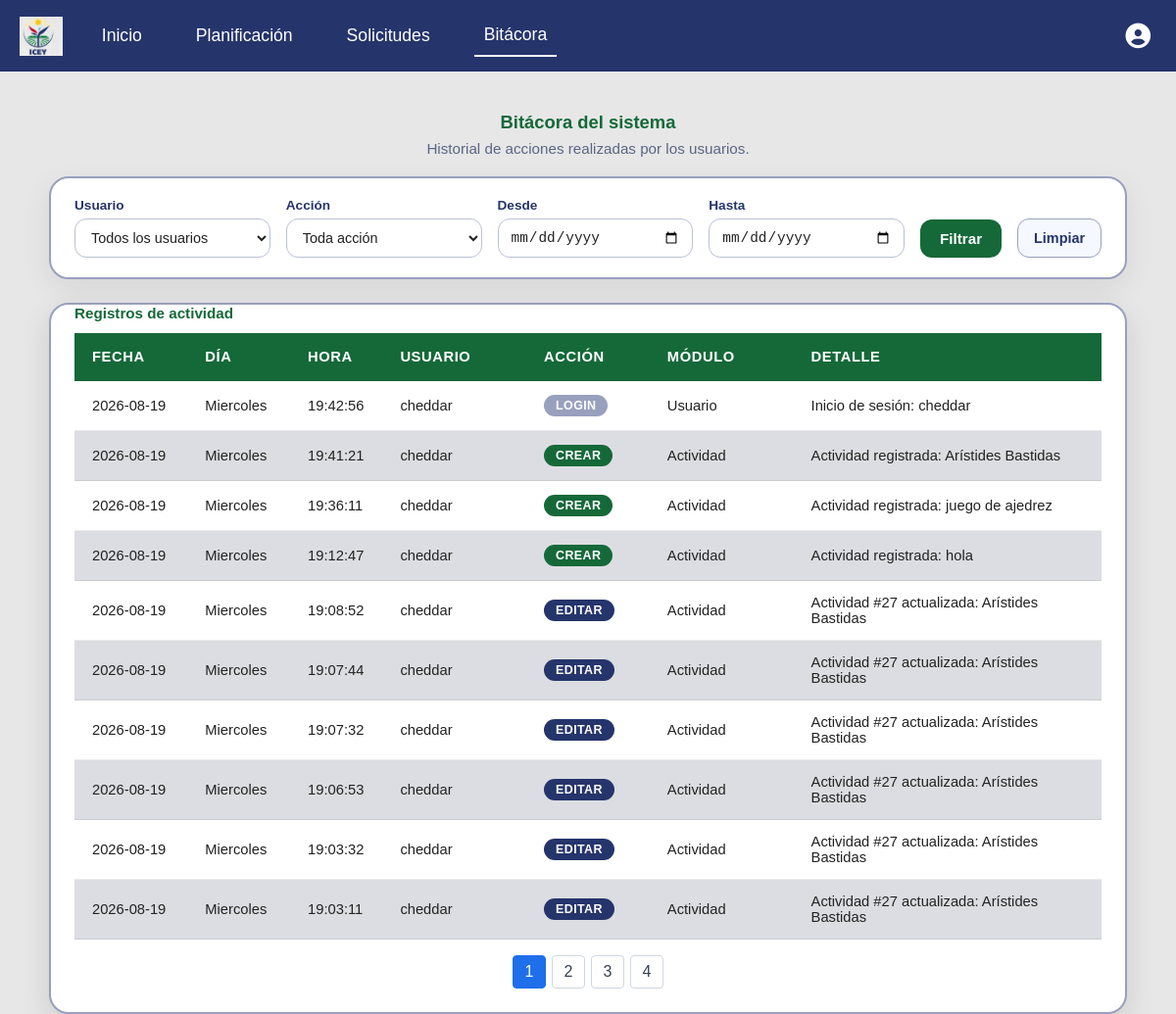
/bitacora.php (signed in), run on the app's committed database.
### tables this page shows
CREATE TABLE `bitacora` (
  `id` int(10) NOT NULL,
  `nom_dia` varchar(15) NOT NULL,
  `fecha` date NOT NULL,
  `hora` time NOT NULL,
  `id_usu` int(10) NOT NULL,
  `accion` varchar(30) NOT NULL,
  `descripcion` varchar(50) NOT NULL,
  `detalle` text NOT NULL
);

CREATE TABLE `usuario` (
  `id` int(10) NOT NULL,
  `nombre` varchar(15) NOT NULL,
  `clave` varchar(255) NOT NULL,
  `telefono` varchar(15) DEFAULT NULL,
  `id_empleado` int(11) DEFAULT NULL,
  `rol` enum('administrador','usuario') NOT NULL DEFAULT 'usuario'
);

### modelos/modelo_bitacora.php (called while the page is built, shortened)
<?php
function obtener_bitacora($conex, $filtros = []) {
    $params = [];
    $sql = "SELECT b.id, b.nom_dia, b.fecha, b.hora, b.id_usu, b.accion, b.descripcion, b.detalle,
                   u.nombre AS nombre_usuario
            FROM bitacora b
            INNER JOIN usuario u ON u.id = b.id_usu";
    $sql .= " ORDER BY b.fecha DESC, b.hora DESC, b.id DESC";
    try {
        $stmt = $conex->prepare($sql);
        $stmt->execute($params);
        return $stmt->fetchAll(PDO::FETCH_ASSOC);
    } catch (PDOException $e) {
        error_log("Fallo al consultar bitácora: " . $e->getMessage());
        return [];
    }
}
?>

### src/bitacora.php (the view, shortened to what this page needs)
<?php
require_once __DIR__ . '/../modelos/modelo_bitacora.php';
$conex = Conexion::conectar();
$filtros = [
    'id_usu'      => $_GET['id_usu']      ?? '',
    'accion'      => $_GET['accion']      ?? '',
    'fecha_desde' => $_GET['fecha_desde'] ?? '',
    'fecha_hasta' => $_GET['fecha_hasta'] ?? '',
];
$registros = obtener_bitacora($conex, $filtros);
$registrosPorPagina = 10;
$paginaActual = max(1, intval($_GET['page'] ?? 1));
$totalPaginas = max(1, (int)ceil(count($registros) / $registrosPorPagina));
$paginaActual = min($paginaActual, $totalPaginas);
$registros = array_slice($registros, ($paginaActual - 1) * $registrosPorPagina, $registrosPorPagina);
?>
<!DOCTYPE html>
<html lang="es">
<head>
    <link rel="stylesheet" href="./css/main.css">
    <link rel="stylesheet" href="./css/bitacora.css">
    <link rel="stylesheet" href="https://cdnjs.cloudflare.com/ajax/libs/font-awesome/6.5.1/css/all.min.css">
</head>
<body>
<?php require_once __DIR__ . '/../include/header.php'; ?>
<main class="container__bitacora">
    <h1 class="bitacora__title">Bitácora del sistema</h1>
    <p class="bitacora__subtitle">Historial de acciones realizadas por los usuarios.</p>
    <form method="GET" action="bitacora.php" class="bitacora__filtros">
        <div class="campo">
            <label for="id_usu">Usuario</label>
            <select name="id_usu" id="id_usu">
                <option value="">Todos los usuarios</option>
            </select>
        </div>
        <div class="campo">
            <label for="accion">Acción</label>
            <select name="accion" id="accion">
                <option value="">Toda acción</option>
            </select>
        </div>
        <div class="campo">
            <label for="fecha_desde">Desde</label>
            <input type="date" name="fecha_desde" id="fecha_desde" value="<?= htmlspecialchars($filtros['fecha_desde']) ?>">
        </div>
        <div class="campo">
            <label for="fecha_hasta">Hasta</label>
            <input type="date" name="fecha_hasta" id="fecha_hasta" value="<?= htmlspecialchars($filtros['fecha_hasta']) ?>">
        </div>
        <button type="submit">Filtrar</button>
        <a href="bitacora.php" class="bitacora__limpiar">Limpiar</a>
    </form>
    <div class="tabla__container bitacora__tabla-wrap">
        <table class="bitacora__tabla">
            <caption class="tabla-planificacion__caption">Registros de actividad</caption>
            <thead>
                <tr>
                    <th class="col-fecha">Fecha</th>
                    <th class="col-dia">Día</th>
                    <th class="col-hora">Hora</th>
                    <th class="col-usuario">Usuario</th>
                    <th class="col-accion">Acción</th>
                    <th class="col-modulo">Módulo</th>
                    <th class="col-detalle">Detalle</th>
                </tr>
            </thead>
            <tbody>
                <?php if (empty($registros)): ?>
                    <tr>
                        <td colspan="7" class="bitacora__vacio">No hay registros de bitácora para los filtros seleccionados.</td>
                    </tr>
                <?php else: ?>
                    <?php foreach ($registros as $r):
                        $accionClase = match (strtolower($r['accion'])) {
                            'crear'    => 'bitacora__badge--crear',
                            'editar'   => 'bitacora__badge--editar',
                            'eliminar' => 'bitacora__badge--eliminar',
                            'login'    => 'bitacora__badge--login',
                            default    => 'bitacora__badge--login',
                        };
                    ?>
                        <tr>
                            <td data-label="Fecha"><?= htmlspecialchars($r['fecha']) ?></td>
                            <td data-label="Día"><?= htmlspecialchars($r['nom_dia']) ?></td>
                            <td data-label="Hora"><?= htmlspecialchars($r['hora']) ?></td>
                            <td data-label="Usuario"><?= htmlspecialchars($r['nombre_usuario']) ?></td>
                            <td data-label="Acción">
                                <span class="bitacora__badge <?= $accionClase ?>"><?= htmlspecialchars($r['accion']) ?></span>
                            </td>
                            <td data-label="Módulo"><?= htmlspecialchars($r['descripcion']) ?></td>
                            <td data-label="Detalle"><?= htmlspecialchars($r['detalle']) ?></td>
                        </tr>
                    <?php endforeach; ?>
                <?php endif; ?>
            </tbody>
        </table>
        <?php if ($totalPaginas > 1): ?>
            <nav class="paginacion" aria-label="Páginas de bitácora">
                <?php for ($pagina = 1; $pagina <= $totalPaginas; $pagina++): ?>
                    <?php $parametrosPagina = array_merge($filtros, ['page' => $pagina]); ?>
                    <a href="?<?php echo htmlspecialchars(http_build_query($parametrosPagina), ENT_QUOTES, 'UTF-8'); ?>"
                       class="paginacion__pagina<?php echo $pagina === $paginaActual ? ' activa' : ''; ?>"
                       <?php echo $pagina === $paginaActual ? 'aria-current="page"' : ''; ?>>
                        <?php echo $pagina; ?>
                    </a>
                <?php endfor; ?>
            </nav>
        <?php endif; ?>
    </div>
</main>
</body>
</html>

### include/header.php (shortened to what this page needs)
<header>
<?php
$current = basename($_SERVER['PHP_SELF'] ?? '');
$inicioActive = in_array($current, ['main2.php', 'main.html'], true);
$planActive = $current === 'index.php';
$bitacoraActive = $current === 'bitacora.php';
$esAdmin = isset($_SESSION['user_rol']) && $_SESSION['user_rol'] === 'administrador';
?>
<nav>
    <img src="./assets/image.png" alt="Logo" class="nav__logo">
    <div class="nav__links">
        <a href="main2.php" class="nav__link<?= $inicioActive ? ' active' : '' ?>">Inicio</a>
        <a href="index.php" class="nav__link<?= $planActive ? ' active' : '' ?>">Planificación</a>
        <a href="solicitud.php" class="nav__link<?= $current === 'solicitud.php' ? ' active' : '' ?>">Solicitudes</a>
        <?php if ($esAdmin): ?>
            <a href="bitacora.php" class="nav__link<?= $bitacoraActive ? ' active' : '' ?>">Bitácora</a>
        <?php endif; ?>
                <div class="nav__user">
                    <button id="userMenuButton" class="nav__user-btn" aria-haspopup="true" aria-expanded="false" title="Usuario" type="button">
                        <i class="fas fa-user-circle"></i>
                    </button>
                </div>
            </div>
        </nav>
    </header>

### src/css/main.css (style rules this page uses)
.paginacion { display: flex; justify-content: center; gap: 6px; margin-top: 16px; }
.paginacion__pagina { display: inline-flex; align-items: center; justify-content: center; min-width: 34px; height: 34px; padding: 0 8px; border: 1px solid #d0d7de; border-radius: 4px; background: #fff; color: #374151; cursor: pointer; font: inherit; text-decoration: none; }
.paginacion__pagina:hover, .paginacion__pagina.activa { background: #1f6feb; border-color: #1f6feb; color: #fff; }
* { margin: 0; padding: 0; box-sizing: border-box; }
html, body { box-sizing: border-box; margin: 0; background-color: #e7e7e7; font-family: sans-serif; }
header nav { display: flex; width: 100%; padding: 15px 0px; background-color: #25346b; color: white; align-items: center; }
.nav__logo { height: 40px; margin-left: 20px; margin-right: 20px; }
.nav__links { display: flex; align-items: center; gap: 15px; flex: 1; }
.nav__links a { text-decoration: none; color: white; padding: 10px; font-size: 1.1em; margin: 0 10px; }
.nav__link.active { border-bottom: 2px solid white; }
.nav__user { position: relative; margin-left: auto; margin-right: 20px; }
.nav__user-btn { background: transparent; border: none; color: white; cursor: pointer; font-size: 1.6rem; padding: 6px; display: flex; align-items: center; }
.tabla__container { display: block; margin: 0 auto; height: auto; width: 100%; max-width: 100%; background-color: #ffffff; box-shadow: 0px 10px 30px rgba(0, 0, 0, 0.12); padding: 0px 24px 24px; border-radius: 20px; margin-top: 15px; border: 2px solid #99a0be; overflow-x: auto; }
td, th { padding: 12px 14px; border-bottom: 1px solid rgba(0, 0, 0, 0.08); word-break: break-word; white-space: normal; overflow-wrap: anywhere; }
.tabla-planificacion__caption { caption-side: top; text-align: left; font-size: 0.95rem; font-weight: 700; color: #156939; margin-bottom: 12px; }
thead th { padding: 16px 18px; text-align: left; color: white; background-color: #156939; font-weight: 700; text-transform: uppercase; letter-spacing: 0.04em; }
td, th { padding: 16px 18px; border-bottom: 1px solid rgba(0, 0, 0, 0.08); }
tr { background-color: #ffffff; }
tbody tr:nth-child(even) { background-color: #dcdde2; }

### data on the page
bitacora: fecha "2026-08-19", nom_dia "Miercoles", hora "19:42:56", id_usu.nombre "cheddar", accion "LOGIN", descripcion "Usuario", detalle "Inicio de sesión: cheddar"
bitacora: fecha "2026-08-19", nom_dia "Miercoles", hora "19:41:21", id_usu.nombre "cheddar", accion "CREAR", descripcion "Actividad", detalle "Actividad registrada: Arístides Bastidas"
bitacora: fecha "2026-08-19", nom_dia "Miercoles", hora "19:36:11", id_usu.nombre "cheddar", accion "CREAR", descripcion "Actividad", detalle "Actividad registrada: juego de ajedrez"
bitacora: fecha "2026-08-19", nom_dia "Miercoles", hora "19:12:47", id_usu.nombre "cheddar", accion "CREAR", descripcion "Actividad", detalle "Actividad registrada: hola"
bitacora: fecha "2026-08-19", nom_dia "Miercoles", hora "19:08:52", id_usu.nombre "cheddar", accion "EDITAR", descripcion "Actividad", detalle "Actividad #27 actualizada: Arístides Bastidas"
bitacora: fecha "2026-08-19", nom_dia "Miercoles", hora "19:07:44", id_usu.nombre "cheddar", accion "EDITAR", descripcion "Actividad", detalle "Actividad #27 actualizada: Arístides Bastidas"
bitacora: fecha "2026-08-19", nom_dia "Miercoles", hora "19:07:32", id_usu.nombre "cheddar", accion "EDITAR", descripcion "Actividad", detalle "Actividad #27 actualizada: Arístides Bastidas"
bitacora: fecha "2026-08-19", nom_dia "Miercoles", hora "19:06:53", id_usu.nombre "cheddar", accion "EDITAR", descripcion "Actividad", detalle "Actividad #27 actualizada: Arístides Bastidas"
bitacora: fecha "2026-08-19", nom_dia "Miercoles", hora "19:03:32", id_usu.nombre "cheddar", accion "EDITAR", descripcion "Actividad", detalle "Actividad #27 actualizada: Arístides Bastidas"
bitacora: fecha "2026-08-19", nom_dia "Miercoles", hora "19:03:11", id_usu.nombre "cheddar", accion "EDITAR", descripcion "Actividad", detalle "Actividad #27 actualizada: Arístides Bastidas"
